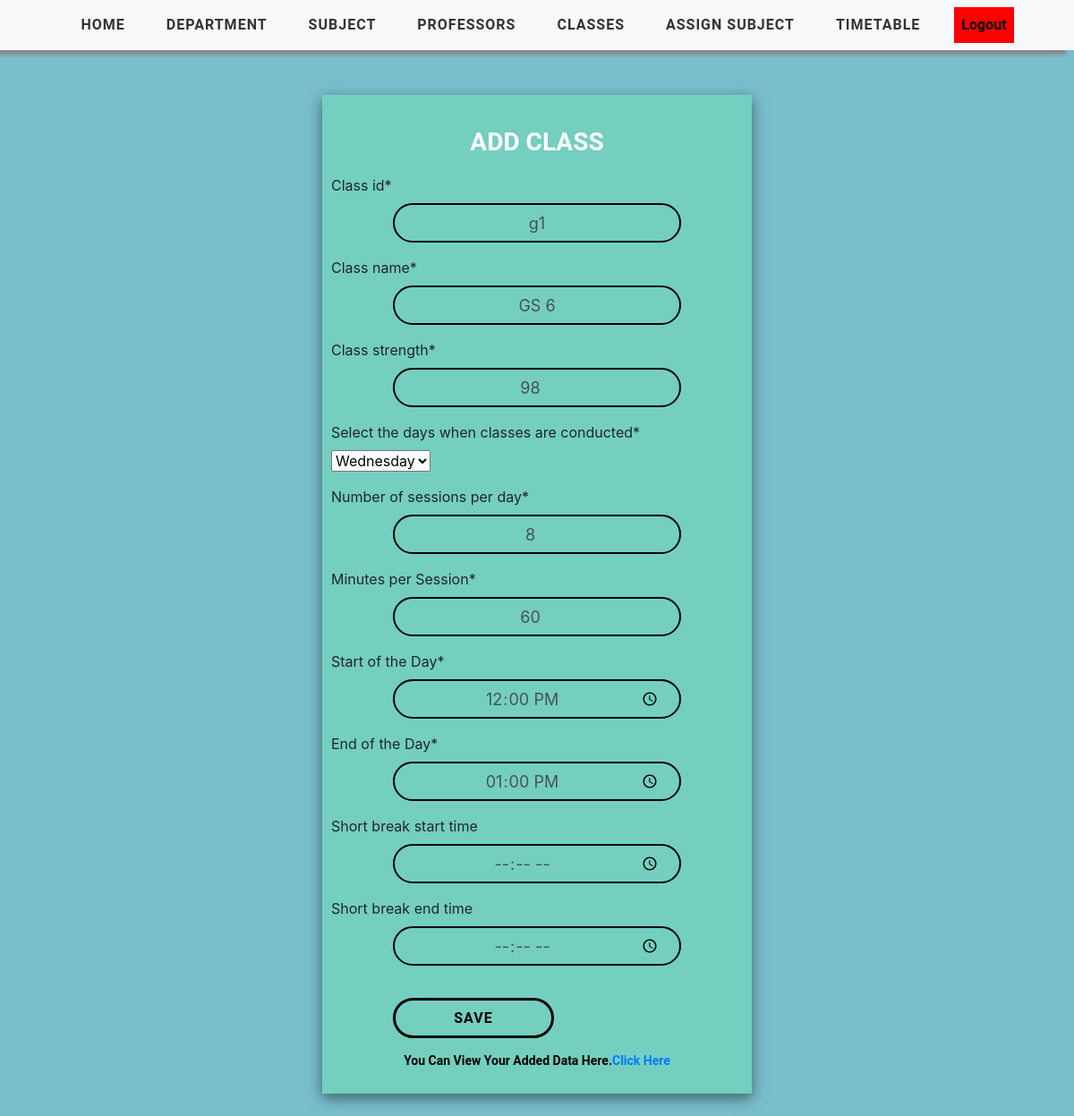
Screenshot of /update-class/g1/ (signed in) with the database file from the repository.
### timetableapp/models.py (models this page shows, shortened)
class Class(models.Model):
    WEEK_DAY = (
    ('Monday', 'Monday'),
    ('Tuesday', 'Tuesday'),
    ('Wednesday', 'Wednesday'),
    ('Thursday', 'Thursday'),
    ('Friday', 'Friday'),
    ('Saturday', 'Saturday')
    )
    user = models.ForeignKey(User, on_delete=models.CASCADE, null=True, blank=True)
    class_id = models.CharField(max_length=2000)
    class_name = models.CharField(max_length=2000)
    class_strength=models.IntegerField(null=True,default=100)
    week_day = MultiSelectField(max_length=2000, choices=WEEK_DAY, max_choices=6)
    no_sessions = models.PositiveIntegerField(default = 8)
    class_mins = models.PositiveIntegerField(default = 60)
    start_time = models.TimeField(default=time(8,00))
    end_time = models.TimeField(default=time(18,00))
    break_start = models.TimeField(null=True,blank=True, default=time(12,00))
    break_end = models.TimeField(null=True,blank=True, default=time(13,00))
    class Meta:
        unique_together = ('user','class_id')

### timetableapp/views.py (the view, shortened to what this page needs)
# urls.py: path('update-class/<str:pk>/', views.updateClassView, name='update-classview'),
@login_required(login_url='login')
def updateClassView(request, pk):
    section = Class.objects.get(user=request.user,class_id=pk)
    form = ClassForm(instance=section)
    context = {'form': form}
    return render(request, 'timetableapp/ViewClass.html', context)

### timetableapp/forms.py
class ClassForm(ModelForm):
    class Meta:
        model = Class
        fields = ['user','class_id','class_name','class_strength','week_day','no_sessions','class_mins','start_time',
                    'end_time','break_start','break_end']
        exclude = ['user']
        labels = {
            'week_day':'Select the days when classes are conducted',
            'no_sessions':'Number of sessions per day',
            'class_mins':'Minutes per Session',
            'start_time':'Start of the Day',
            'end_time':'End of the Day',
            'break_start':'Short break start time',
            'break_end':'Short break end time',
            'break_start_2':'Long break start time',
            'break_end_2':'Long break end time',
        }
        widgets = {
            "start_time": TimeIn(),
            "end_time" : TimeIn(),
            "break_start": TimeIn(),
            "break_end": TimeIn(),
            "break_start_2": TimeIn(),
            "break_end_2": TimeIn(),
        }

### timetableapp/templates/timetableapp/ViewClass.html (shortened to what this page needs)
{% extends 'timetableapp/main.html' %}
{% block content %}
<div class="display">
    <div class="box">
        <div class="header">
            Add Class
        </div>
        <div class="form">
        <form method="POST" action="">
            {% load crispy_forms_tags %}
                {{ form|crispy }}
                <input type="submit" value="Save" class="saveButton">
        </form>
    </div>
    <div class="viewtable"><p>You can view your added data here.<a href="{% url 'class_view' %}">Click Here</a></p></div>
</div>
{% endblock %}

### static/css/style.css (style rules this page uses)
a { cursor: pointer; }

### static/css/tables.css (style rules this page uses)
*, *:before, *:after { box-sizing: border-box; }
body { font-family: "Roboto", sans-serif; margin: 0; background-color: white; }

### static/css/add.css (style rules this page uses)
* { margin:0; padding:0; box-sizing: border-box; }
.display { background-color: #7abecc; display: flex; min-height:100vh; width: 100%; justify-content: center; }
.box { margin-top:0; width: 40%; height:100%; background-color: #74cfbf; box-shadow: rgba(0, 0, 0, 0.5) 0px 5px 15px; padding:10px; margin-top:50px; margin-bottom:25px; display: flex; flex-direction: column; gap:15px; }
.header { font-family: Roboto, sans-serif; font-size: 28px; font-weight: bold; text-align: center; text-transform: uppercase; padding-top: 12px; margin-top:10px; color: white; height: 15%; }
.saveButton { width: 180px ; height: 45px ; font-family: Roboto, sans-serif; text-transform: uppercase; letter-spacing: 1px; font-weight: bolder; color: black ; text-align: center; background: none; margin-left: 15%; margin-top: 20px; border-color: black ; border-radius: 30px ; border-style: solid; border-width: 3px ; transition: 0.8s; }
.viewtable { font-family: Roboto, sans-serif; font-weight: bold; font-size: 14px; color: black; text-transform: capitalize; text-align: center; }
.form-control { width: 70% !important; margin-left: 15% !important; outline: none; font-size:18px !important; padding:20px 20px 20px 20px !important; text-align: center !important; border: 2px solid black !important; background: none !important; border-radius: 30px !important; }

### static/css/nav.css (style rules this page uses)
* { margin:0; padding:0; box-sizing: border-box; }

### rows the page displays
Class: class_id "g1", class_name "GS 6", class_strength "98", week_day "Wednesday", no_sessions "8", class_mins "60", start_time "12:00:00", end_time "13:00:00"
